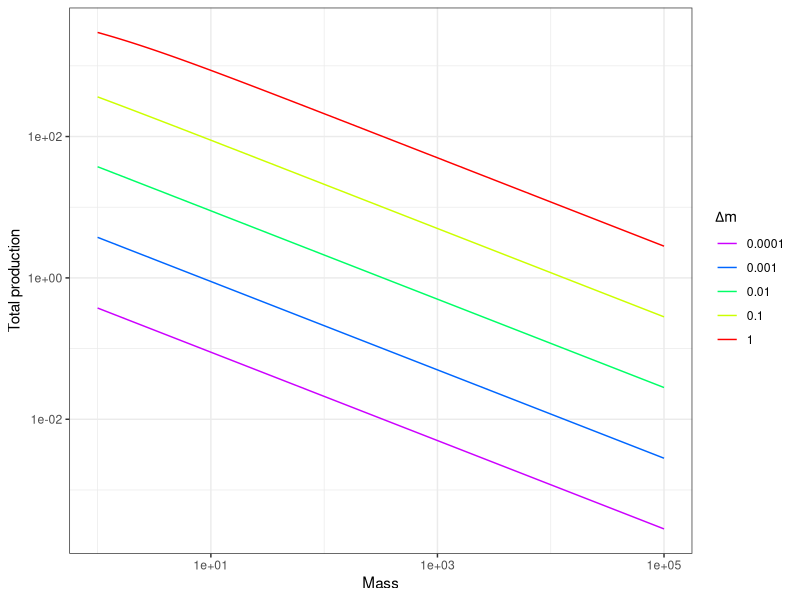
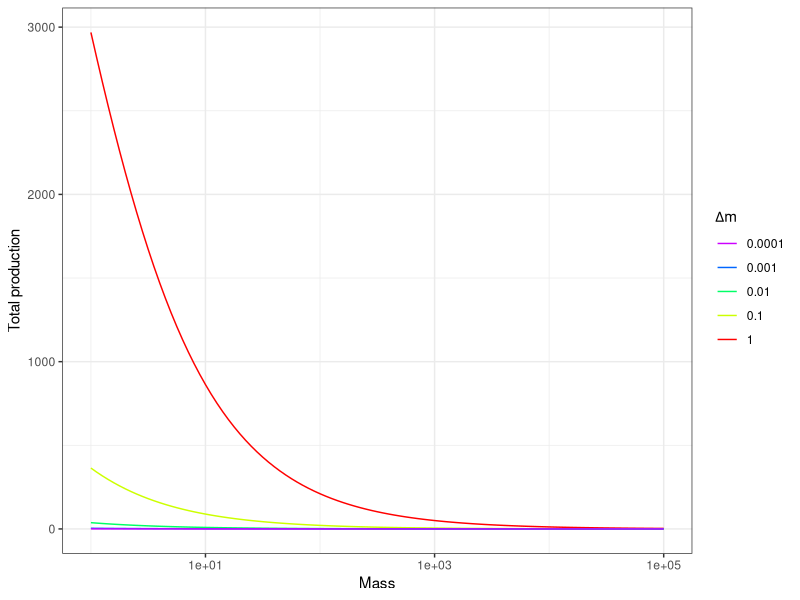

Write the R code that produced these figures, in order.
## ---- chunk 1
pm <- function(n0, b0, k, m, deltam) n0 * b0 * k * ( (m + deltam)^(3/8) - m^(3/8) )

n0 <- 100000
b0 <- 0.1
k <- 1
## ---- chunk 2
library(ggplot2)
p <- ggplot(data.frame(m = c(1, 100000)), aes(x=m)) +
  scale_x_log10(name = 'Mass') + 
  theme_bw() +
  stat_function(geom = 'line', fun = pm, args = list(n0 = 100000, b0 = 0.1, k = 1, deltam = 1), aes(colour = '1')) +
  stat_function(geom = 'line', fun = pm, args = list(n0 = 100000, b0 = 0.1, k = 1, deltam = 0.1), aes(colour = '0.1')) +
  stat_function(geom = 'line', fun = pm, args = list(n0 = 100000, b0 = 0.1, k = 1, deltam = 0.01), aes(colour = '0.01')) +
  stat_function(geom = 'line', fun = pm, args = list(n0 = 100000, b0 = 0.1, k = 1, deltam = 0.001), aes(colour = '0.001')) +
  stat_function(geom = 'line', fun = pm, args = list(n0 = 100000, b0 = 0.1, k = 1, deltam = 0.0001), aes(colour = '0.0001')) +
  scale_color_manual(name=expression(Delta*m), values = rev(rainbow(5))) 

p + scale_y_log10(name = 'Total production')
## ---- chunk 3
p + scale_y_continuous(name = 'Total production')
